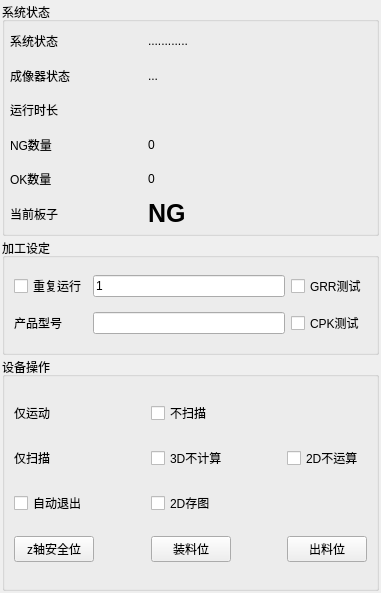
<?xml version="1.0" encoding="UTF-8"?>
<ui version="4.0">
 <class>sysStatus</class>
 <widget class="QWidget" name="sysStatus">
  <property name="geometry">
   <rect>
    <x>0</x>
    <y>0</y>
    <width>381</width>
    <height>593</height>
   </rect>
  </property>
  <property name="windowTitle">
   <string>Form</string>
  </property>
  <layout class="QVBoxLayout" name="verticalLayout" stretch="2,1,2">
   <property name="spacing">
    <number>2</number>
   </property>
   <property name="leftMargin">
    <number>2</number>
   </property>
   <property name="topMargin">
    <number>2</number>
   </property>
   <property name="rightMargin">
    <number>2</number>
   </property>
   <property name="bottomMargin">
    <number>2</number>
   </property>
   <item>
    <widget class="QGroupBox" name="groupBox">
     <property name="title">
      <string>系统状态</string>
     </property>
     <layout class="QGridLayout" name="gridLayout" columnstretch="1,0,2,0">
      <property name="leftMargin">
       <number>5</number>
      </property>
      <property name="topMargin">
       <number>5</number>
      </property>
      <property name="rightMargin">
       <number>5</number>
      </property>
      <property name="bottomMargin">
       <number>5</number>
      </property>
      <property name="spacing">
       <number>6</number>
      </property>
      <item row="0" column="2">
       <widget class="QLabel" name="siStatus">
        <property name="text">
         <string>............</string>
        </property>
       </widget>
      </item>
      <item row="7" column="2">
       <widget class="QLabel" name="curPass">
        <property name="font">
         <font>
          <pointsize>19</pointsize>
          <bold>true</bold>
         </font>
        </property>
        <property name="text">
         <string>NG</string>
        </property>
       </widget>
      </item>
      <item row="1" column="2">
       <widget class="QLabel" name="vsStatus">
        <property name="text">
         <string>...</string>
        </property>
       </widget>
      </item>
      <item row="1" column="0">
       <widget class="QLabel" name="label_6">
        <property name="text">
         <string>成像器状态</string>
        </property>
       </widget>
      </item>
      <item row="6" column="2">
       <widget class="QLabel" name="OKnums">
        <property name="text">
         <string>0</string>
        </property>
       </widget>
      </item>
      <item row="0" column="3">
       <spacer name="horizontalSpacer_4">
        <property name="orientation">
         <enum>Qt::Horizontal</enum>
        </property>
        <property name="sizeHint" stdset="0">
         <size>
          <width>40</width>
          <height>20</height>
         </size>
        </property>
       </spacer>
      </item>
      <item row="3" column="2">
       <widget class="QLabel" name="cycleTime">
        <property name="text">
         <string/>
        </property>
       </widget>
      </item>
      <item row="7" column="0">
       <widget class="QLabel" name="label_9">
        <property name="text">
         <string>当前板子</string>
        </property>
       </widget>
      </item>
      <item row="5" column="0">
       <widget class="QLabel" name="label_7">
        <property name="text">
         <string>NG数量</string>
        </property>
       </widget>
      </item>
      <item row="3" column="0">
       <widget class="QLabel" name="label_5">
        <property name="text">
         <string>运行时长</string>
        </property>
       </widget>
      </item>
      <item row="0" column="0">
       <widget class="QLabel" name="label">
        <property name="text">
         <string>系统状态</string>
        </property>
       </widget>
      </item>
      <item row="3" column="3">
       <spacer name="horizontalSpacer_7">
        <property name="orientation">
         <enum>Qt::Horizontal</enum>
        </property>
        <property name="sizeHint" stdset="0">
         <size>
          <width>40</width>
          <height>20</height>
         </size>
        </property>
       </spacer>
      </item>
      <item row="5" column="2">
       <widget class="QLabel" name="NGnums">
        <property name="text">
         <string>0</string>
        </property>
       </widget>
      </item>
      <item row="6" column="0">
       <widget class="QLabel" name="label_8">
        <property name="text">
         <string>OK数量</string>
        </property>
       </widget>
      </item>
      <item row="0" column="1">
       <spacer name="horizontalSpacer">
        <property name="orientation">
         <enum>Qt::Horizontal</enum>
        </property>
        <property name="sizeHint" stdset="0">
         <size>
          <width>40</width>
          <height>20</height>
         </size>
        </property>
       </spacer>
      </item>
     </layout>
    </widget>
   </item>
   <item>
    <widget class="QGroupBox" name="groupBox_2">
     <property name="title">
      <string>加工设定</string>
     </property>
     <layout class="QGridLayout" name="gridLayout_2">
      <item row="3" column="2">
       <widget class="QLineEdit" name="prodType"/>
      </item>
      <item row="0" column="3">
       <widget class="QCheckBox" name="grrTest">
        <property name="text">
         <string>GRR测试</string>
        </property>
       </widget>
      </item>
      <item row="0" column="2">
       <widget class="QLineEdit" name="repRunCnt">
        <property name="text">
         <string>1</string>
        </property>
        <property name="readOnly">
         <bool>true</bool>
        </property>
       </widget>
      </item>
      <item row="0" column="0">
       <widget class="QCheckBox" name="checkBox_2">
        <property name="text">
         <string>重复运行</string>
        </property>
       </widget>
      </item>
      <item row="3" column="3">
       <widget class="QCheckBox" name="cpkTest">
        <property name="text">
         <string>CPK测试</string>
        </property>
       </widget>
      </item>
      <item row="3" column="0">
       <widget class="QLabel" name="label_2">
        <property name="text">
         <string>产品型号</string>
        </property>
       </widget>
      </item>
     </layout>
    </widget>
   </item>
   <item>
    <widget class="QGroupBox" name="groupBox_3">
     <property name="title">
      <string>设备操作</string>
     </property>
     <layout class="QGridLayout" name="gridLayout_3">
      <item row="3" column="4">
       <spacer name="horizontalSpacer_6">
        <property name="orientation">
         <enum>Qt::Horizontal</enum>
        </property>
        <property name="sizeHint" stdset="0">
         <size>
          <width>40</width>
          <height>20</height>
         </size>
        </property>
       </spacer>
      </item>
      <item row="3" column="2">
       <spacer name="horizontalSpacer_5">
        <property name="orientation">
         <enum>Qt::Horizontal</enum>
        </property>
        <property name="sizeHint" stdset="0">
         <size>
          <width>40</width>
          <height>20</height>
         </size>
        </property>
       </spacer>
      </item>
      <item row="3" column="1">
       <widget class="QPushButton" name="zSaftyPos">
        <property name="text">
         <string>z轴安全位</string>
        </property>
       </widget>
      </item>
      <item row="3" column="5">
       <widget class="QPushButton" name="movOutPos">
        <property name="text">
         <string>出料位</string>
        </property>
       </widget>
      </item>
      <item row="2" column="1">
       <widget class="QCheckBox" name="AutoOutMatter">
        <property name="text">
         <string>自动退出</string>
        </property>
       </widget>
      </item>
      <item row="3" column="3">
       <widget class="QPushButton" name="movInPos">
        <property name="text">
         <string>装料位</string>
        </property>
       </widget>
      </item>
      <item row="2" column="3">
       <widget class="QCheckBox" name="srcSave">
        <property name="text">
         <string>2D存图</string>
        </property>
       </widget>
      </item>
      <item row="0" column="1">
       <widget class="QLabel" name="label_4">
        <property name="text">
         <string>仅运动</string>
        </property>
       </widget>
      </item>
      <item row="0" column="3">
       <widget class="QCheckBox" name="checkBox">
        <property name="text">
         <string>不扫描</string>
        </property>
       </widget>
      </item>
      <item row="1" column="3">
       <widget class="QCheckBox" name="noCalu">
        <property name="text">
         <string>3D不计算</string>
        </property>
        <property name="checked">
         <bool>false</bool>
        </property>
       </widget>
      </item>
      <item row="1" column="1">
       <widget class="QLabel" name="label_3">
        <property name="text">
         <string>仅扫描</string>
        </property>
       </widget>
      </item>
      <item row="1" column="5">
       <widget class="QCheckBox" name="noCaluTwod">
        <property name="text">
         <string>2D不运算</string>
        </property>
       </widget>
      </item>
     </layout>
    </widget>
   </item>
  </layout>
 </widget>
 <resources/>
 <connections/>
</ui>
